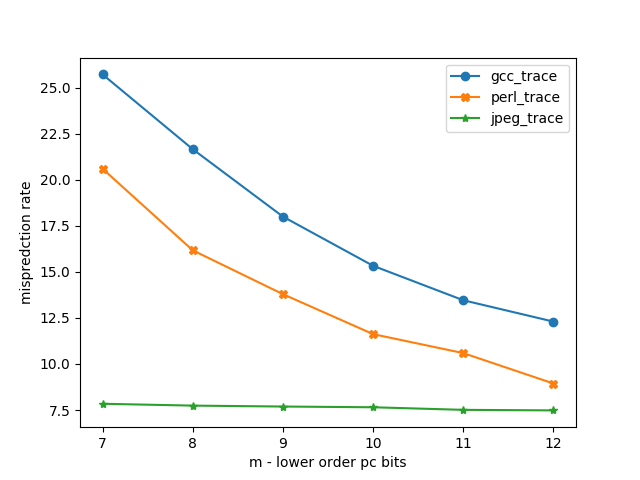

Generate this figure with Python:
import matplotlib.pyplot as plt

m = [7,8,9,10,11,12]

gcc_trace  = [25.72,21.66,18.00,15.33,13.46,12.30]
perl_trace = [20.60,16.17,13.79,11.62,10.59,08.94]
jpeg_trace = [07.84,07.74,07.69,07.65,07.51,07.48]

plt.plot(m,gcc_trace,  '-o', label = 'gcc_trace')
plt.plot(m,perl_trace, '-X', label = 'perl_trace')
plt.plot(m,jpeg_trace, '-*', label = 'jpeg_trace')

plt.xlabel('m - lower order pc bits')
plt.ylabel('mispredction rate')

plt.legend()
plt.show()
